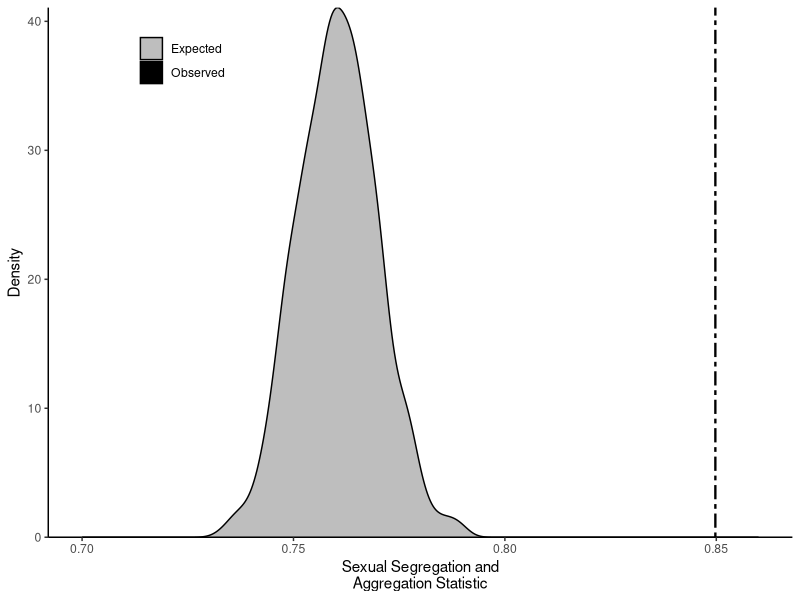
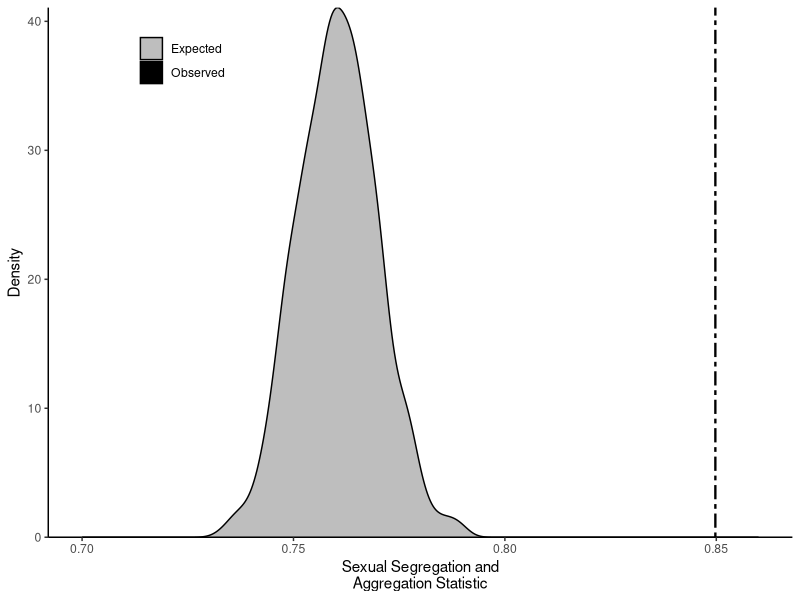

Generate these figures, in order, with R:
## Allison Galezo
## Sexual Segregation and Aggregation Statistic for Juveniles

library(dplyr)
library(vegan)
library(ggplot2)

## Set seed for reproducibility.
set.seed(123)

## Load group composition data for surveyed groups with no adults
juvie_surveys <- read.csv("juvenile_surveys_SSAS.csv")

## Create contingency table
ct <- juvie_surveys %>% select(juvenile_females, juvenile_males)

## Function for SSAS (Sexual Segregation and Aggregation Statistic)
## Where ct is a contingency table, 1st column is # females and 2nd column is # males
## See Bonenfant et al. 2007 ("Testing sexual segregation and aggregation: old ways are best") for derivation
SSAS <- function(ct){
  ss.X <- as.numeric(sum(ct[,2]))
  ss.Y <- as.numeric(sum(ct[,1]))
  ss.N <- ss.X + ss.Y
  ss.xi <- ct[,2]
  ss.yi <- ct[,1]
  ss.ni <- rowSums(ct)
  1 - ((ss.N/(ss.X*ss.Y)) * sum((ss.yi*ss.xi)/ss.ni))
}

## Observed SSAS
obs <- SSAS(ct)

## Generate permuted distribution of SSAS values by permuting contingency table
num_sims <- 1000
perms <- permatfull(ct,
                    fixedmar = "both", # preserve both row totals (group size) and column totals (sex ratio)
                    mtype = "count",
                    times = num_sims)
permutedSSAS <- sapply(perms[[3]], SSAS)

## P-value
b <- sum(permutedSSAS > obs) + 1
m <- num_sims + 1
p <- b / m
p

## Sample size (number of surveys)
nrow(juvie_surveys)

## Plot
plotme <- data.frame(value = c(permutedSSAS, obs),
                     identity = c(rep("Expected", num_sims), "Observed"))
ggplot(plotme) +
  geom_density(aes(x = value, fill = identity)) +
  geom_vline(xintercept = obs, color = "black", linetype = "twodash", size = 0.8, show_guide=FALSE) +
  xlab("Sexual Segregation and\nAggregation Statistic") +
  ylab("Density") +
  xlim(0.7, 0.86) +
  scale_fill_manual(values = c("gray", "black")) +
  guides(fill = guide_legend(title=NULL)) +
  theme(panel.grid.major = element_blank(), panel.grid.minor = element_blank(),
        panel.background = element_blank(), axis.line = element_line(colour = "black"),
        legend.position = c(0.18,0.9),
        legend.background = element_rect(fill = "transparent")) +
  scale_y_continuous(expand = c(0,0))
ggsave("JuvieSSAS.tif", plot = last_plot(), device = "tiff", width = 85, height = 85, units = "mm", dpi = 300)


